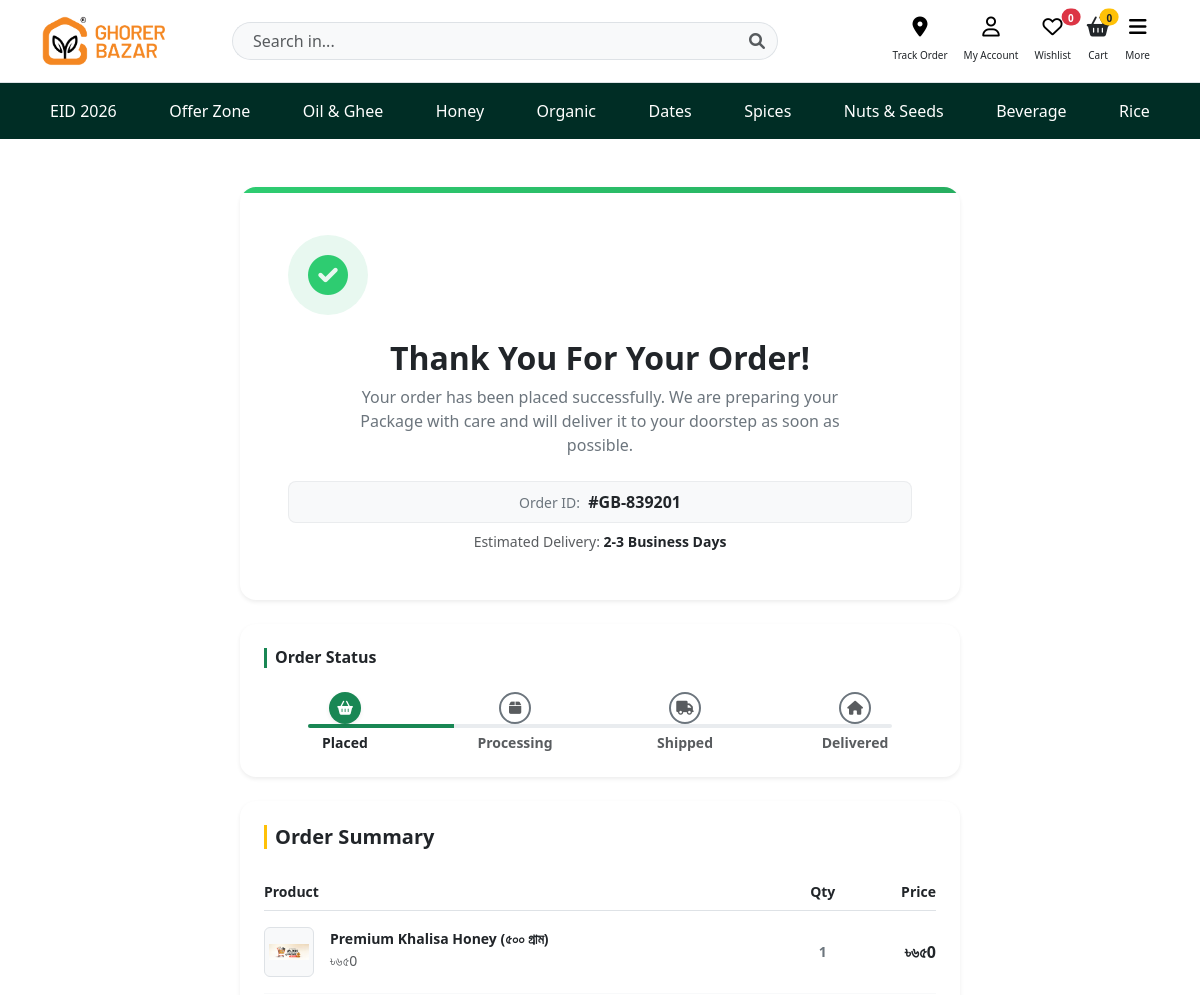
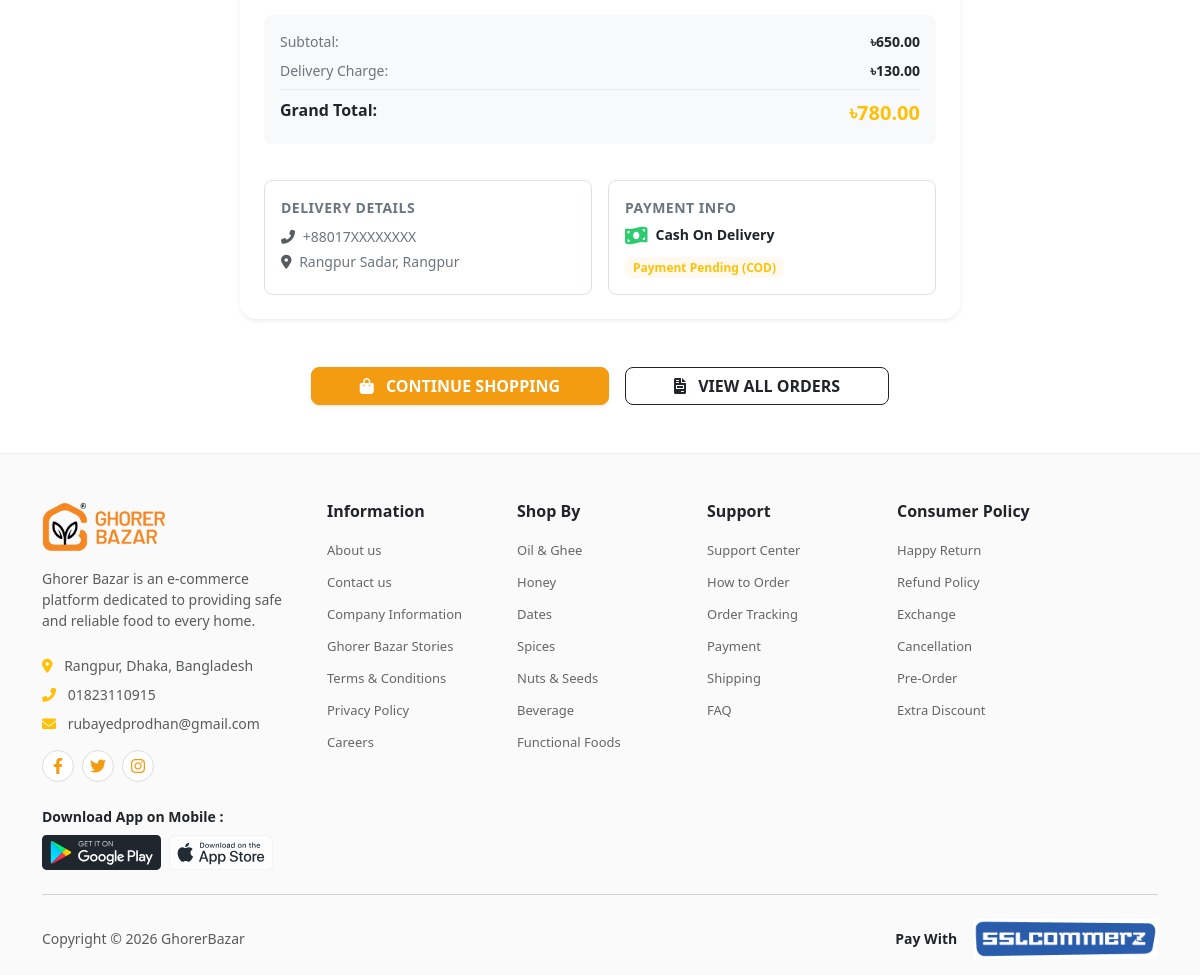
Page /order/success/ (signed in) on the committed database (2 pictures, top to bottom).
### product/models.py (models this page shows, shortened)
class Featured_Categories(models.Model):
    name = models.CharField(max_length=100)
    image = models.ImageField(upload_to='Media/images/featured')

### product/views.py (the view)
# urls.py: path('order/success/', views.order_success, name='order_success'),
def order_success(request):
    return render(request, 'product/order_success.html')

### product/context_processors.py (called while the page is built)
def category_menu(request):
    categories = Featured_Categories.objects.all()
    return {
        'menu_categories': categories
    }

### templates/product/order_success.html (shortened to what this page needs)
{% extends 'home/base.html' %}
{% load static %}
{% block content %}
<div class="container my-5">
    <div class="row justify-content-center">
        <div class="col-lg-8 text-center">
            <div class="card border-0 shadow-sm rounded-4 p-5 mb-4 bg-white position-relative overflow-hidden">
                <div class="success-bg-gradient position-absolute top-0 start-0 w-100" style="height: 6px; background: linear-gradient(90deg, #2ecc71, #27ae60);"></div>
                <div class="d-inline-flex align-items-center justify-content-center bg-light-success rounded-circle mb-4 animate-bounce" style="width: 80px; height: 80px;">
                    <i class="fas fa-check-circle text-success fs-1"></i>
                </div>
                <h2 class="fw-extrabold text-dark mb-2">Thank You For Your Order!</h2>
                <p class="text-secondary mb-4 mx-auto" style="max-width: 500px;">
                    Your order has been placed successfully. We are preparing your Package with care and will deliver it to your doorstep as soon as possible.
                </p>
                <div class="d-inline-block bg-light border border-secondary border-opacity-10 px-4 py-2 rounded-3 mb-2">
                    <span class="text-secondary small fw-medium">Order ID:</span>
                    <span class="fw-bold text-dark ms-1">#{{ order.order_id|default:"GB-839201" }}</span>
                </div>
                <div class="text-muted small">
                    Estimated Delivery: <span class="fw-semibold text-dark">{{ estimated_delivery|default:"2-3 Business Days" }}</span>
                </div>
            </div>
            <div class="card border-0 shadow-sm rounded-4 p-4 mb-4 bg-white text-start">
                <h6 class="fw-bold text-dark mb-4 border-start border-success border-3 ps-2">Order Status</h6>
                <div class="row g-2 text-center position-relative">
                    <div class="position-absolute top-50 start-0 translate-middle-y w-100 d-none d-md-block px-5" style="z-index: 1;">
                        <div class="progress" style="height: 4px;">
                            <div class="progress-bar bg-success" role="progressbar" style="width: 25%"></div>
                        </div>
                    </div>
                    <div class="col-3 position-relative" style="z-index: 2;">
                        <div class="timeline-dot bg-success text-white rounded-circle mx-auto d-flex align-items-center justify-content-center shadow-sm" style="width: 32px; height: 32px;">
                            <i class="fas fa-shopping-basket small"></i>
                        </div>
                        <p class="small fw-bold text-dark mt-2 mb-0">Placed</p>
                    </div>
                    <div class="col-3 position-relative" style="z-index: 2;">
                        <div class="timeline-dot bg-white border border-2 border-secondary border-opacity-20 text-muted rounded-circle mx-auto d-flex align-items-center justify-content-center" style="width: 32px; height: 32px;">
                            <i class="fas fa-box small"></i>
                        </div>
                        <p class="small fw-semibold text-muted mt-2 mb-0">Processing</p>
                    </div>
                    <div class="col-3 position-relative" style="z-index: 2;">
                        <div class="timeline-dot bg-white border border-2 border-secondary border-opacity-20 text-muted rounded-circle mx-auto d-flex align-items-center justify-content-center" style="width: 32px; height: 32px;">
                            <i class="fas fa-truck small"></i>
                        </div>
                        <p class="small fw-semibold text-muted mt-2 mb-0">Shipped</p>
                    </div>
                    <div class="col-3 position-relative" style="z-index: 2;">
                        <div class="timeline-dot bg-white border border-2 border-secondary border-opacity-20 text-muted rounded-circle mx-auto d-flex align-items-center justify-content-center" style="width: 32px; height: 32px;">
                            <i class="fas fa-home small"></i>
                        </div>
                        <p class="small fw-semibold text-muted mt-2 mb-0">Delivered</p>
                    </div>
                </div>
            </div>
            <div class="card border-0 shadow-sm rounded-4 p-4 mb-5 bg-white text-start">
                <h5 class="fw-bold text-dark mb-4 border-start border-warning border-3 ps-2">Order Summary</h5>
                <div class="table-responsive mb-3">
                    <table class="table table-borderless align-middle mb-0">
                        <thead>
                            <tr class="border-bottom text-secondary small">
                                <th scope="col" class="ps-0">Product</th>
                                <th scope="col" class="text-center">Qty</th>
                                <th scope="col" class="text-end pe-0">Price</th>
                            </tr>
                        </thead>
                        <tbody>
                            {% for item in order.items.all %}
                            <tr class="border-bottom border-light">
                                <td class="ps-0 py-3">
                                    <div class="d-flex align-items-center gap-3">
                                        <div class="border rounded p-1 bg-light" style="width: 50px; height: 50px; min-width: 50px;">
                                            <img src="{{ item.product.image.url }}" class="img-fluid h-100 w-100 object-fit-contain" alt="{{ item.product.name }}">
                                        </div>
                                        <div>
                                            <h6 class="fw-bold text-dark mb-0 small text-truncate-1">{{ item.product.name }}</h6>
                                            <span class="text-muted style-sku">৳{{ item.price }}</span>
                                        </div>
                                    </div>
                                </td>
                                <td class="text-center fw-semibold text-secondary small py-3">{{ item.quantity }}</td>
                                <td class="text-end pe-0 fw-bold text-dark py-3">৳{{ item.get_total_price }}</td>
                            </tr>
                            {% empty %}
                            <tr class="border-bottom border-light">
                                <td class="ps-0 py-3">
                                    <div class="d-flex align-items-center gap-3">
                                        <div class="border rounded p-1 bg-light" style="width: 50px; height: 50px; min-width: 50px;">
                                            <img src="{% static 'images/bannar1.jpg' %}" class="img-fluid h-100 w-100 object-fit-contain" alt="Product Name">
                                        </div>
                                        <div>
                                            <h6 class="fw-bold text-dark mb-0 small">Premium Khalisa Honey (৫০০ গ্রাম)</h6>
                                            <span class="text-muted small">৳৬৫0</span>
                                        </div>
                                    </div>
                                </td>
                                <td class="text-center fw-semibold text-secondary small py-3">1</td>
                                <td class="text-end pe-0 fw-bold text-dark py-3">৳৬৫0</td>
                            </tr>
                            {% endfor %}
                        </tbody>
                    </table>
                </div>
                <div class="bg-light rounded-3 p-3 mb-3">
                    <div class="d-flex justify-content-between mb-2 small">
                        <span class="text-secondary">Subtotal:</span>
                        <span class="fw-semibold text-dark">৳{{ order.subtotal|default:"650.00" }}</span>
                    </div>
                    <div class="d-flex justify-content-between mb-2 small">
                        <span class="text-secondary">Delivery Charge:</span>
                        <span class="fw-semibold text-dark">৳{{ order.delivery_charge|default:"130.00" }}</span>
                    </div>
                    <div class="d-flex justify-content-between pt-2 border-top border-secondary border-opacity-10">
                        <span class="fw-bold text-dark">Grand Total:</span>
                        <span class="fw-extrabold text-warning fs-5">৳{{ order.grand_total|default:"780.00" }}</span>
                    </div>
                </div>
                <div class="row g-3 mt-1">
                    <div class="col-md-6">
                        <div class="border rounded-3 p-3 h-100 bg-white">
                            <span class="text-secondary small fw-bold text-uppercase d-block mb-2" style="letter-spacing: 0.5px;">Delivery Details</span>
                            <p class="text-secondary small mb-1"><i class="fas fa-phone-alt me-1 text-muted"></i> +88{{ order.phone|default:"017XXXXXXXX" }}</p>
                            <p class="text-secondary small mb-0"><i class="fas fa-map-marker-alt me-1 text-muted"></i> {{ order.address|default:"Rangpur Sadar, Rangpur" }}</p>
                        </div>
                    </div>
                    <div class="col-md-6">
                        <div class="border rounded-3 p-3 h-100 bg-white">
                            <span class="text-secondary small fw-bold text-uppercase d-block mb-2" style="letter-spacing: 0.5px;">Payment Info</span>
                            <div class="d-flex align-items-center gap-2 mb-2">
                                {% if order.payment_method == 'cod' or not order.payment_method %}
                                    <i class="fas fa-money-bill-wave text-success fs-5"></i>
                                    <h6 class="fw-bold text-dark mb-0 small">Cash On Delivery</h6>
                                {% elif order.payment_method == 'sslcommerz' %}
                                    <i class="fas fa-credit-card text-primary fs-5"></i>
                                    <h6 class="fw-bold text-dark mb-0 small">SSLCommerz Online</h6>
                                {% else %}
                                    <i class="fas fa-mobile-alt text-danger fs-5"></i>
                                    <h6 class="fw-bold text-dark mb-0 small">bKash Mobile Wallet</h6>
                                {% endif %}
                            </div>
                            <span class="badge {% if order.is_paid %}bg-light-success text-success{% else %}bg-light-warning text-warning{% endif %} fw-bold px-2 py-1.5 small">
                                {% if order.is_paid %}Paid Successfully{% else %}Payment Pending (COD){% endif %}
                            </span>
                        </div>
                    </div>
                </div>
            </div>
            <div class="d-flex flex-column flex-sm-row justify-content-center gap-3">
                <a href="{% url 'home' %}" class="btn btn-warning px-5 py-2.5 text-white fw-bold rounded-3 shadow-sm text-uppercase">
                    <i class="fas fa-shopping-bag me-2"></i> Continue Shopping
                </a>
                <a href="#" class="btn btn-outline-dark px-5 py-2.5 fw-bold rounded-3 text-uppercase">
                    <i class="fas fa-file-invoice me-2"></i> View All Orders
                </a>
            </div>
        </div>
    </div>
</div>
{% endblock %}

### templates/home/nav.html (shortened to what this page needs)
{% load static %}
<div class="container-fluid py-3 border-bottom bg-white">
    <div class="container">
        <div class="row align-items-center">
            <div class="col-md-2 col-6">
                <a href="/" class="text-decoration-none">
                    <img src="{% static 'images/logo.png' %}" alt="Ghorer Bazar" style="height: 50px;">
                </a>
            </div>
            <div class="col-md-6 d-none d-md-block">
                <div class="input-group">
                    <input type="text" class="form-control rounded-pill-start border-end-0 bg-light" placeholder="Search in..." style="border-radius: 25px 0 0 25px; padding-left: 20px;">
                    <span class="input-group-text bg-light border-start-0" style="border-radius: 0 25px 25px 0;">
                        <i class="fas fa-search text-muted"></i>
                    </span>
                </div>
            </div>
            <div class="col-md-4 col-6 text-end d-flex justify-content-end align-items-center">
                <div class="nav-icon mx-2 text-center d-none d-lg-block" data-bs-toggle="offcanvas" data-bs-target="#trackOrderSidebar" aria-controls="trackOrderSidebar" style="cursor: pointer;">
                    <i class="fas fa-map-marker-alt d-block mb-1"></i>
                    <small style="font-size: 10px;">Track Order</small>
                </div>
                <div class="nav-icon mx-2 text-center dropdown" style="cursor: pointer;">
                    <div data-bs-toggle="dropdown" aria-expanded="false">
                        <i class="far fa-user d-block mb-1"></i>
                        <small style="font-size: 10px;">My Account</small>
                    </div>
                </div>
                <div class="nav-icon mx-2 text-center d-none d-md-block position-relative" data-bs-toggle="offcanvas" data-bs-target="#wishlistSidebar" aria-controls="wishlistSidebar" style="cursor: pointer;">
                    <i class="far fa-heart d-block mb-1"></i>
                    <span id="wishlist-count" class="position-absolute top-0 start-100 translate-middle badge rounded-pill bg-danger text-white" style="font-size: 10px;">0</span>
                    <small style="font-size: 10px;">Wishlist</small>
                </div>
                <div class="nav-icon mx-2 text-center position-relative" data-bs-toggle="offcanvas" data-bs-target="#cartSidebar" aria-controls="cartSidebar" style="cursor: pointer;">
                    <i class="fas fa-shopping-basket d-block mb-1 text-dark"></i>
                    <span id="cart-count" class="position-absolute top-0 start-100 translate-middle badge rounded-pill bg-warning text-dark" style="font-size: 10px;">0</span>
                    <small style="font-size: 10px;">Cart</small>
                </div>
                <div class="nav-icon mx-2 text-center" data-bs-toggle="offcanvas" data-bs-target="#moreSidebar" aria-controls="moreSidebar" style="cursor: pointer;">
                    <i class="fas fa-bars d-block mb-1"></i>
                    <small style="font-size: 10px;">More</small>
                </div>
            </div>
        </div>
    </div>
</div>
<div class="container-fluid" style="background-color: #002d25;">
    <div class="container overflow-auto">
        <ul class="nav justify-content-between text-nowrap py-2">
            <li class="nav-item"><a href="#" class="nav-link text-white small px-2">EID 2026</a></li>
            <li class="nav-item"><a href="#" class="nav-link text-white small px-2">Offer Zone</a></li>
            {% for cat in menu_categories %}
            <li class="nav-item">
                <a href="{% url 'category_product' cat.name %}" class="nav-link text-white small px-2">
                    {{ cat.name }}
                </a>
            </li>
            {% endfor %}
        </ul>
    </div>
</div>

### templates/home/base.html (style rules this page uses)
body { font-family: 'Segoe UI', Tahoma, Geneva, Verdana, sans-serif; }

### templates/home/nav.html (style rules this page uses)
.nav-icon i { font-size: 20px; color: #000000; }

### templates/product/order_success.html (style rules this page uses)
.bg-light-success { background-color: #e8f8f0 !important; }
.bg-light-warning { background-color: #fff9f0 !important; }
.text-success { color: #2ecc71 !important; }
.fw-extrabold { font-weight: 800; }
.animate-bounce { animation: subtleBounce 2s infinite; }
.timeline-dot { position: relative; transition: all 0.3s ease; }
.btn-warning { background-color: #f39c12; border-color: #f39c12; }

### rows in the picture
Featured_Categories: name "Oil & Ghee"
Featured_Categories: name "Honey"
Featured_Categories: name "Organic"
Featured_Categories: name "Dates"
Featured_Categories: name "Spices"
Featured_Categories: name "Nuts & Seeds"
Featured_Categories: name "Beverage"
Featured_Categories: name "Rice"

### other values in the picture
{{ order.order_id|default:"GB-839201" }} "GB-839201"
{{ estimated_delivery|default:"2-3 Business Days" }} "2-3 Business Days"
{{ order.subtotal|default:"650.00" }} "650.00"
{{ order.delivery_charge|default:"130.00" }} "130.00"
{{ order.grand_total|default:"780.00" }} "780.00"
{{ order.phone|default:"017XXXXXXXX" }} "017XXXXXXXX"
{{ order.address|default:"Rangpur Sadar, Rangpur" }} "Rangpur Sadar, Rangpur"
